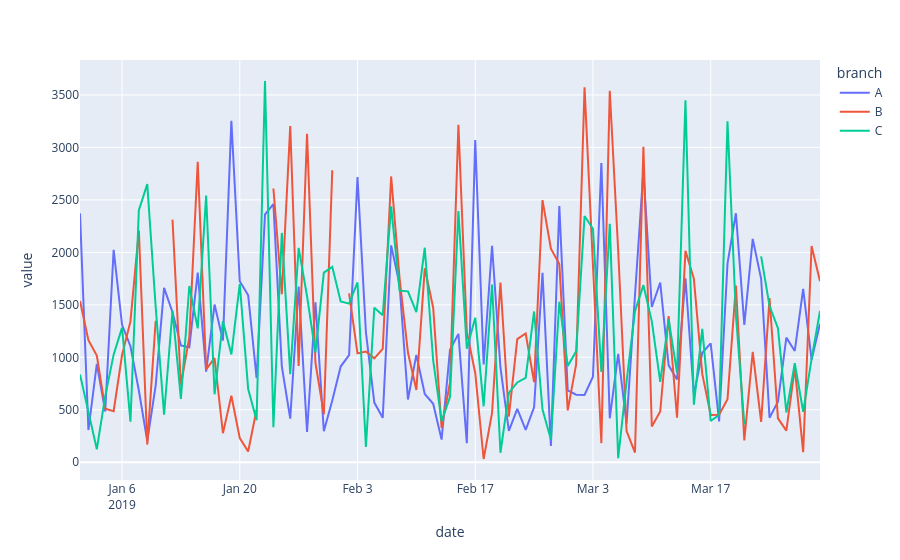

Notebook cell for this chart:
### Markdown cell above
We can notice that the number of men is greater than women except Branch 'C', so it is interesting if we can study further why.

### Code cell
# Select the relevant columns 'branch', 'total', and 'date' from the dataframe for analysis
grouping = df[['branch','total','date']]

# Group the data by 'date' and 'branch' and sum the 'total' values for each group
grouping = grouping.groupby(['date', 'branch'], as_index= False)['total'].sum()
# Pivot the grouped data so that 'date' becomes the index, 'branch' becomes the columns, and 'total' becomes the values
grouping = grouping.pivot(index= 'date', columns= 'branch', values= 'total')
# Create a line plot to visualize the total sums over time for each branch
px.line(data_frame= grouping)
